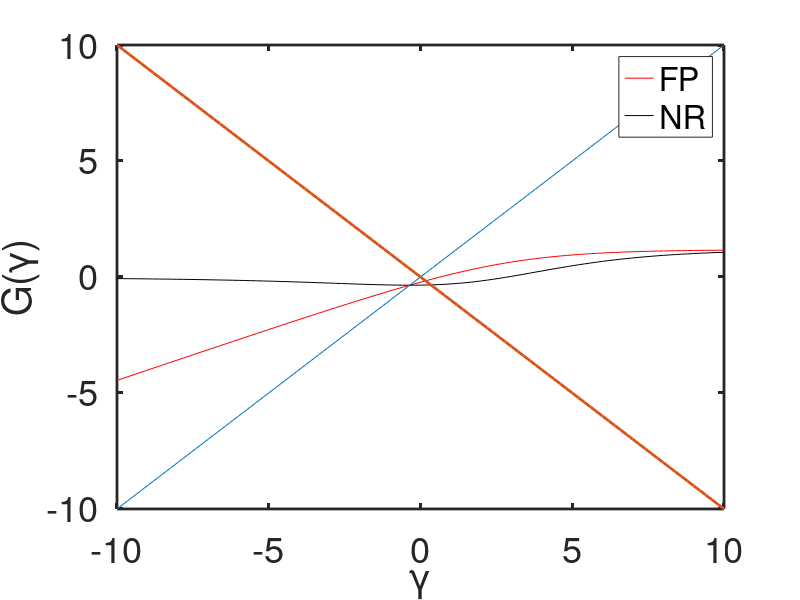

Write MATLAB code to recreate this figure.
%% Experiment 13 - searching for a period doubling example
% As part of a series of counterexamples, I am searching for a period
% doubling bifurcation in the Newton-Raphson iterations of a nonlinear BVP
% using alternating Schwarz and Dirichlet BCs.

%% Implementing test

% Problem parameters
C = -4;
P = 1;

% Grid
nx = 1001;
a  = -0.2;
b  = 0.2;
x  = linspace(-1,1,nx)';
dx = 1./abs(x(2) - x(1));
x1 = x(x<=b); b = x1(end);
x2 = x(x>=a); a = x2(1);
l1 = length(x1); l2 = length(x2);

% Diff. mat.
X1 = [ [x1(2:end) ; 0], x1, [0 ; x1(1:end-1)] ];
X2 = [ [x2(2:end) ; 0], x2, [0 ; x2(1:end-1)] ];

I1 = eye(l1);
D1 = ones(l1,1);
D1 = dx^2 * [ D1, -2*D1, D1 ];% - dx/2 * [ -D1, zeros(l1,1), D1 ].*X1;
D1 = spdiags(D1,[-1,0,1],l1,l1);% + spdiags(ones(l1,1),0,l1,l1);
I2 = eye(l2);
D2 = ones(l2,1);
D2 = dx^2 * [ D2, -2*D2, D2 ];% - dx/2 * [ -D2, zeros(l2,1), D2 ].*X2;
D2 = spdiags(D2,[-1,0,1],l2,l2);% + spdiags(ones(l2,1),0,l2,l2);

% Initialization
k = 0;
tol = 1e-8;
itermax = P+1;
G = zeros(1,101);
Gp= G;
itersaveNewton = G;
itersaveReg = G;
testu2 = linspace(-10,10,101);
% testu2=0.03;
nonlinsolves = 50;
for u2b0 = testu2
% u2b0 = 0;
    u2b    = u2b0;
    u2bold = u2b0;
    k      = k+1;
    error  = 1;
    iter   = 1;
    u1 = 0*ones(size(x1)); u1(1)  = 0;
    u2 = 0*ones(size(x2)); u2(end)= 0;
    while error > tol && iter < itermax

        % Step 1: solve u in first domain
        u1(end) = u2b;
        for i = 1:nonlinsolves
            J1 = D1 - spdiags(exp(u1),0,l1,l1);
            F1 = D1(2:end-1,:)*u1 - exp(u1(2:end-1));
            u1(2:end-1) = u1(2:end-1) - J1(2:end-1,2:end-1) \ F1;
        end
        u1a = u1(x1==a);
        
        % Step 2: solve u in second domain
        u2(1) = u1a;
        for i = 1:nonlinsolves
            J2 = D2 - spdiags(exp(u2),0,l2,l2);
            F2 = D2(2:end-1,:)*u2 - exp(u2(2:end-1));
            u2(2:end-1) = u2(2:end-1) - J2(2:end-1,2:end-1) \ F2;
        end
        u2b = u2(x2==b);

        % Preconditioning with Newton
        % Step 3: solve g in first domain
        dF1= D1 - spdiags(exp(u1),0,l1,l1);
        g1 = dF1(2:end-1,2:end-1) \ ( -dF1(2:end-1,end) );
        g1 = [0 ; g1 ; 1 ];
        g1a= g1(x1==a);

        % Step 4: solve g in second domain
        dF2= D2 - spdiags(exp(u2),0,l2,l2);
        g2 = dF2(2:end-1,2:end-1) \ ( -g1a*dF2(2:end-1,1) );
        g2 = [ g1a ; g2 ; 0];
        g2b= g2(x2==b);

        % Step 5: update u2b
        u2b = u2bold - (u2b - u2bold)/(g2b - 1);
        
        if iter==P
            Gp(k) = u2b;
        end

        error = abs(u2b - u2bold);
        u2bold= u2b;
        iter  = iter+1;
        
    end
    
    if iter < itermax && error < tol
        itersaveNewton(k) = iter;
    else
        itersaveNewton(k) = NaN;
    end
        
end

k=0;
for u2b0 = testu2
% u2b0 = 0;
    u2b    = u2b0;
    u2bold = u2b0;
    k      = k+1;
    error  = 1;
    iter   = 1;
    u1 = 0*ones(size(x1)); u1(1)  = 0;
    u2 = 0*ones(size(x2)); u2(end)= 0;
    while error > tol && iter < itermax

        % Step 1: solve u in first domain
        u1(end) = u2b;
        for i = 1:nonlinsolves
            J1 = D1 - spdiags(exp(u1),0,l1,l1);
            F1 = D1(2:end-1,:)*u1 - exp(u1(2:end-1));
            u1(2:end-1) = u1(2:end-1) - J1(2:end-1,2:end-1) \ F1;
        end
        u1a = u1(x1==a);
        
        % Step 2: solve u in second domain
        u2(1) = u1a;
        for i = 1:nonlinsolves
            J2 = D2 - spdiags(exp(u2),0,l2,l2);
            F2 = D2(2:end-1,:)*u2 - exp(u2(2:end-1));
            u2(2:end-1) = u2(2:end-1) - J2(2:end-1,2:end-1) \ F2;
        end
        u2b = u2(x2==b);
        
        if iter==1
            G(k) = u2b;
        end

        error = abs(u2b - u2bold);
        u2bold= u2b;
        iter  = iter+1;
        
    end
    
    if iter < itermax && error < tol
        itersaveReg(k) = iter;
    else
        itersaveReg(k) = NaN;
    end
        
end

figure(2)
plot(testu2,G,'r',testu2,Gp,'k',testu2,testu2,testu2,-testu2,'linewidth',2)
xlabel('\gamma')
ylabel('G(\gamma)')
legend('FP','NR')
axis([-10,10,-10,10])
set(gca,'fontsize',26,'linewidth',2)